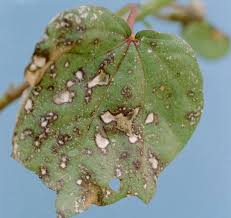
#> input picture backend/uploads/images.jpg, 231 x 218 px
$ python -i infection.py   (imports and definitions only)
#> lines starting #> are read from the running program, lines starting #| are printed output that depends on the picture; after the words box and inside, x2 and y2 are one past the last pixel; in counts of white or black regions, pixels touching at a corner belong together
import numpy as np
import cv2

def estimate_infection_percentage(img_path):
#> called with img_path = '../../uploads/images.jpg'
    img = cv2.imread(img_path)
#> img is the input picture: shape (218, 231, 3); mean B, G, R 126.9, 143.8, 131.4
    img = cv2.resize(img, (256, 256))  # Resize for consistency
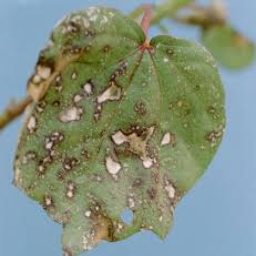
#> img: shape (256, 256, 3); mean B, G, R 126.8, 143.7, 131.3
    hsv = cv2.cvtColor(img, cv2.COLOR_BGR2HSV)
#> hsv: shape (256, 256, 3); mean H, S, V 57.3, 85.6, 156.2

    # Define HSV ranges for infected areas (tunable based on dataset)
    lower_bound = np.array([10, 40, 40])   # Lower HSV values (Yellow/Brown)
    upper_bound = np.array([180, 255, 255])  # Upper HSV values

    # Create mask for infected regions
    mask = cv2.inRange(hsv, lower_bound, upper_bound)
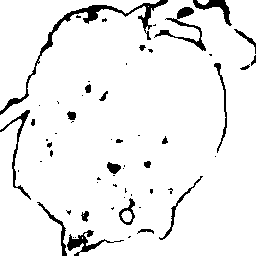
#> mask: shape (256, 256); 93.5% white; 60 black regions (36 under 20 px), largest, box (x1, y1, x2, y2) and area: (0, 0, 168, 115) 1131, (154, 7, 206, 51) 453, (67, 230, 124, 256) 378

    # Apply morphological operations to remove small noise
    kernel = np.ones((5, 5), np.uint8)
    mask = cv2.morphologyEx(mask, cv2.MORPH_OPEN, kernel)  # Remove noise
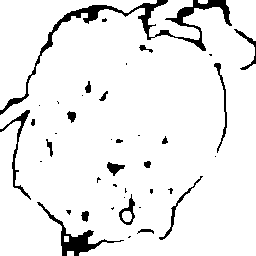
#> mask: shape (256, 256); 92.9% white; 40 black regions (21 under 20 px), largest, box (x1, y1, x2, y2) and area: (0, 0, 232, 115) 2059, (37, 202, 124, 256) 736, (0, 110, 31, 200) 368
    mask = cv2.morphologyEx(mask, cv2.MORPH_CLOSE, kernel)  # Fill small holes
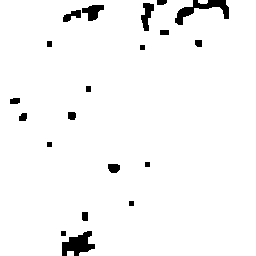
#> mask: shape (256, 256); 96.7% white; 20 black regions, largest, box (x1, y1, x2, y2) and area: (175, 0, 229, 25) 489, (62, 231, 95, 256) 485, (82, 5, 104, 21) 210

    # Calculate percentage of infected area
    infected_pixels = np.count_nonzero(mask)
#> infected_pixels = 63388
    total_pixels = mask.size
#> total_pixels = 65536
    infection_percentage = (infected_pixels / total_pixels) * 100
#> infection_percentage = 96.72

    return round(infection_percentage, 2)

# print(estimate_infection_percentage("a.jpg"))

>>> result = estimate_infection_percentage('../../uploads/images.jpg')
#> result = 96.72
